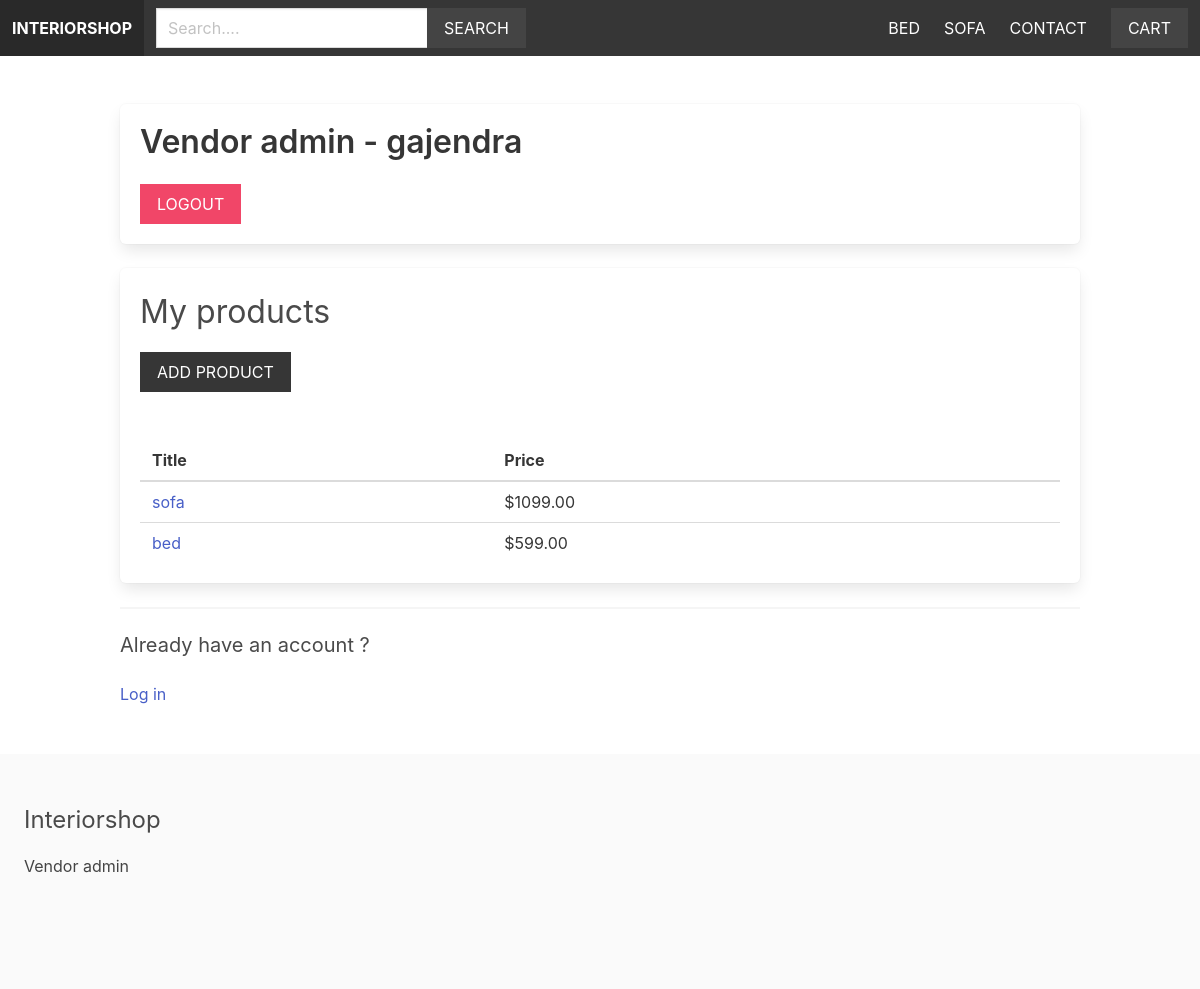
The app's page /vendors/vendor-admin/ (signed in), older data.
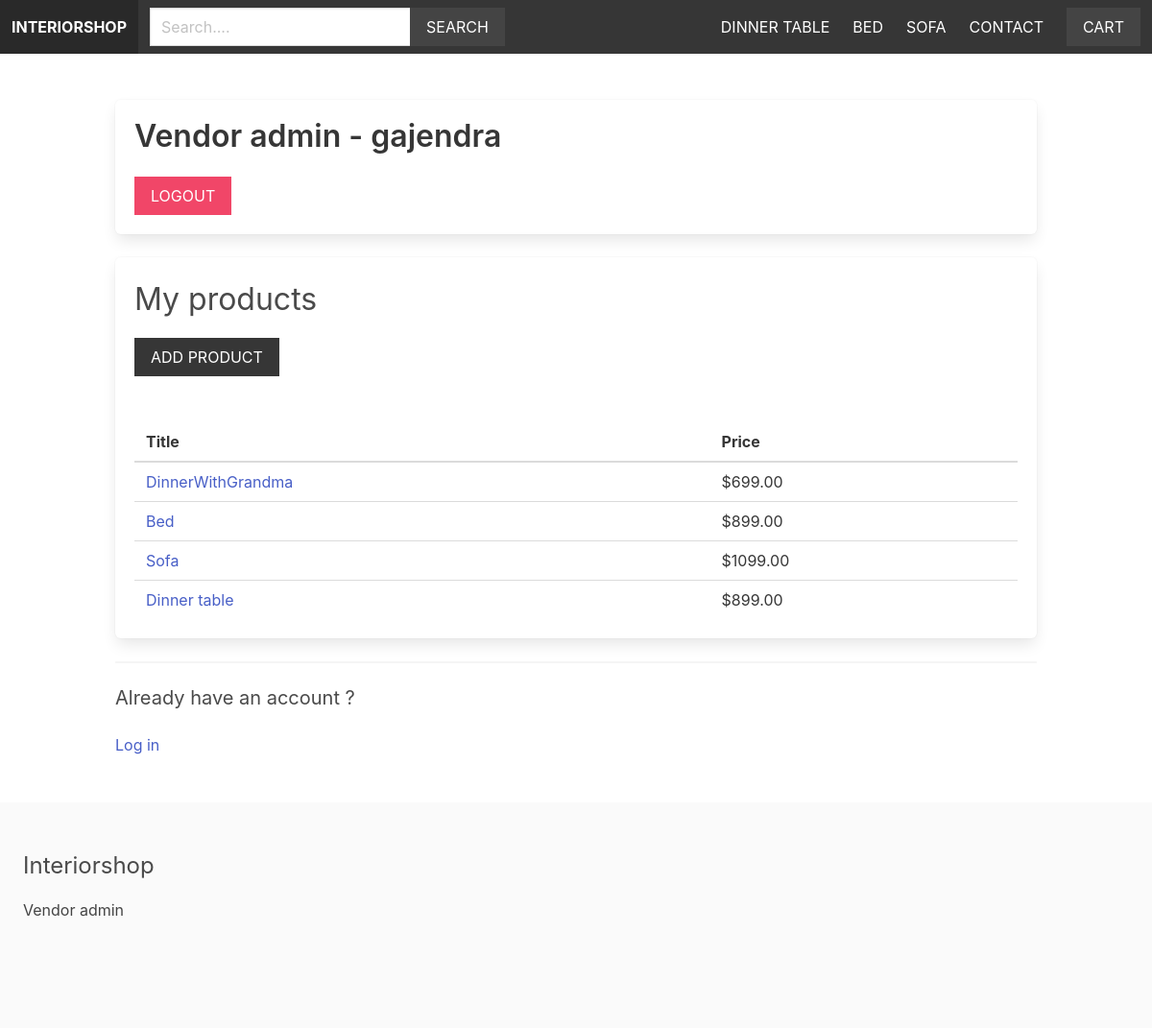
The same page, newer data.
### shop/product/models.py (models this page shows, shortened)
class Category(models.Model):
    title = models.CharField(max_length=255)
    slug = models.SlugField(max_length=255)
    ordering = models.IntegerField(default=0)
    class Meta:
        ordering = ['ordering']

class Product(models.Model):
    category = models.ForeignKey(Category, related_name='products', on_delete=models.CASCADE)
    vendor  = models.ForeignKey(Vendor, related_name='products', on_delete=models.CASCADE)
    title = models.CharField(max_length=255)
    slug = models.SlugField(max_length=255)
    description = models.TextField(blank=True, null=True)
    price = models.DecimalField(max_digits=6, decimal_places=2)
    date_added = models.DateTimeField(auto_now_add=True)
    image = models.ImageField(upload_to="uploads/", blank=True, null=True)
    thumbnail  = models.ImageField(upload_to="uploads/", blank=True, null=True)
    class Meta:
        ordering =  ['-date_added',]

### shop/vendor/views.py (the view)
# urls.py: path('vendor-admin/',views.vendor_admin,name='vendor_admin'),
@login_required
def vendor_admin(request):
    vendor = request.user.vendor
    products = vendor.products.all()
    return render(request,'vendor/vendor_admin.html',{'vendor':vendor, 'products': products})

### shop/cart/cart.py (called while the page is built)
    def __len__(self):
        return sum(item['quantity'] for item in self.cart.values())

### shop/cart/context_processors.py (called while the page is built)
def cart(request):
    return {'cart': Cart(request)}

### shop/product/context_processors.py (called while the page is built)
def menu_categories(request):
    categories = Category.objects.all()
    return {'menu_categories':categories}

### shop/vendor/templates/vendor/vendor_admin.html (shortened to what this page needs)
{% extends 'core/base.html' %}
{% block content %}
<div class="box">
    <h1 class="title"> Vendor admin - {{ vendor.name }}</h1>
        <a href="{% url 'logout' %}" class="button is-danger is-uppercase">Logout</a>
</div>
<div class="box">
    <h2 class="is-size-3 mb-4">My products</h2>
    <a href="{% url 'add_product' %}" class="button is-dark is-uppercase mb-6">Add product </a>
    {% if products %}
    <table class="table is-fullwidth">
        <thead>
            <tr>
                <th>Title</th>
                <th>Price</th>
            </tr>
        </thead>
        <tbody>
            {% for product in products  %}
                <tr>
                    <td><a href="{% url 'product' product.category.slug product.slug %}">{{ product.title }}</a></td>
                    <td>${{ product.price }}</td>
                </tr>
            {% endfor %}
        </tbody>
    </table>
    {% else %}
        <p>You don't have any products yet...</p>
    {% endif %}
</div>
<hr>
<h2 class="subtitle">Already have an account ?</h2>
<a href="{% url 'login' %}">Log in </a>
{% endblock content %}

### shop/core/templates/core/base.html (shortened to what this page needs)
{% load static %}
<!DOCTYPE html>
<html lang="en">
<head>
    <link rel="stylesheet" href="https://cdn.jsdelivr.net/npm/bulma@0.9.4/css/bulma.min.css">
    <link rel="stylesheet" href="{% static 'styles/main.css' %}">
</head>
<body>
    <nav class="navbar is-dark">
        <div class="navbar-brand">
            <a href="/" class="navbar-item"><strong>Interiorshop</strong></a>
        </div>
        <div class="navbar-menu" id="main-navbar">
            <div class="navbar-start">
                <div class="navbar-item">
                    <form action="{% url 'search' %}" method="get">
                        <div class="field has-addons">
                            <div class="control">
                                <input type="text" class="input" placeholder="Search...." name="query">
                            </div>
                            <div class="control">
                                <button class="button is-dark is-uppercase">Search</button>
                            </div>
                        </div>
                    </form>
                </div>
            </div>
            <div class="navbar-end">
                {% for category in menu_categories  %}
                <a href="{% url 'category' category.slug %}" class="navbar-item">{{ category.title }}</a>
                {% endfor %}
                <a href="{% url 'contact' %}" class="navbar-item">Contact</a>
                <div class="navbar-item">
                    <a href="{% url 'cart' %}" class="button is-dark">Cart{% if cart %} ({{ cart  | length  }}){% endif %}</a>
                </div>
            </div>
        </div>
    </nav>
    <section class="section">
        <div class="container">
     {% block content  %}
     {% endblock  %}
        </div>
    </section>
    <footer class="footer">
        <h3 class="is-size-4 mb-4">Interiorshop</h3>
        {% if request.user.is_authenticated %}
        <a href="{% url 'vendor_admin' %}">Vendor admin</a>
        {% else %}
        <a href="{% url 'become_vendor' %}">Become vendor</a>
        {% endif %}
    </footer>
</body>
</html>

Row changes from the older to the newer data that the page shows:
removed Product: title "sofa", price "1099.00"
removed Product: title "bed", price "599.00"
added Category: title "DINNER TABLE"
added Product: title "DinnerWithGrandma", price "699.00"
added Product: title "Bed", price "899.00"
added Product: title "Sofa", price "1099.00"
added Product: title "Dinner table", price "899.00"
